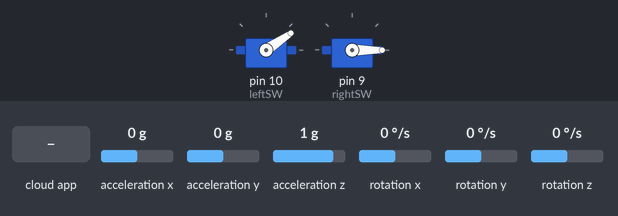
Bench run of a sketch on a simulated Arduino Uno, built with avr-gcc and run on an emulated ATmega328P. On the bench: 2 × servo. The inputs (shaded band) are chosen by the test bench; at power-on: acceleration x 0 g, acceleration y 0 g, acceleration z 1 g, rotation x 0 °/s, rotation y 0 °/s, rotation z 0 °/s. The ROS host is connected and sends only what is stated.

Above: at 1.2 s.
1.3 s: the phone or cloud app sets command to -100
At 2.2 s:
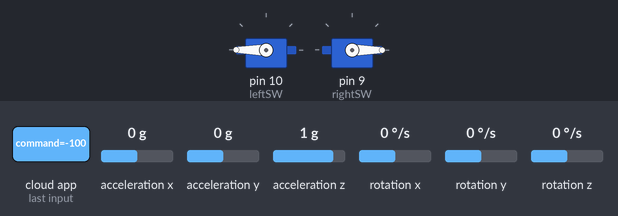
3.0 s: the phone or cloud app sets command to 0
At 4.2 s:
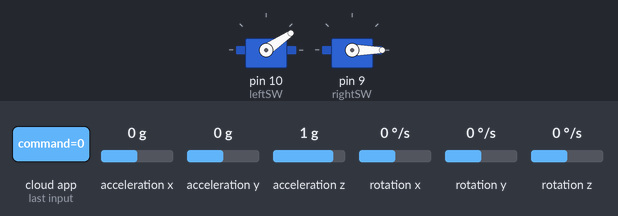
4.5 s: the phone or cloud app sets command to 100
At 5.2 s:
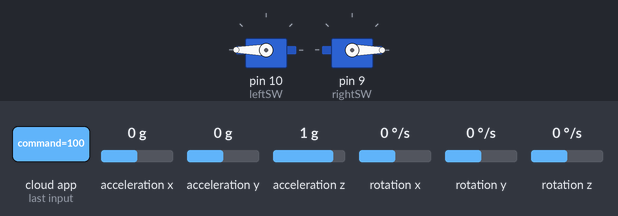
Timing chart, 0 to 7.5 s (numbered marks = the images above; inputs shaded):
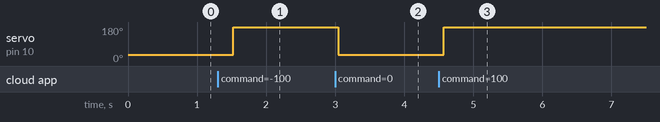

The sketch:

rectbot_firmware.ino
```cpp
#include <ros.h>
#include <sensor_msgs/Imu.h>
#include <Wire.h>
#include <SoftwareSerial.h>
#include "RoboClaw.h"
#include "MPU9250.h"
#include <Servo.h>
#include <geometry_msgs/Twist.h>
#include <geometry_msgs/TransformStamped.h>
#include <geometry_msgs/Quaternion.h>
#include <std_msgs/Float64.h>
#include <nav_msgs/Odometry.h>
#include <ros/time.h>
#include <tf/tf.h>
#include <tf/transform_broadcaster.h>

#define address 0x80
#define LOOPTIME 100

#define kp1 9.50428
#define ki1 1.03402
#define kd1 0.05
#define qpps1 3187

#define kp2 9.50428
#define ki2 1.32439
#define kd2 0.05
#define qpps2 3000

Servo leftSW;
Servo rightSW;
SoftwareSerial serial(11,12);
RoboClaw roboclaw(&serial,10000);
int32_t enc1, enc2, speed1, speed2;
double enc1new =0, enc2new =0, enc1old =0, enc2old =0;
double x=0,y=0,phi=0,vx=0,vy=0,vth=0, vl=0,vr=0;
double dx=0,dy=0,dphi=0;
unsigned long quakhu=0;
char base_footprint[] = "base_footprint";
char odom[] = "odom";
int r;
int l;
float rw=0;
float lw=0.6;
int lw_pos=34.38;
int rw_pos=0;

ros::NodeHandle  nh;
MPU9250 mpu;
//geometry_msgs::Twist twist_msg;
geometry_msgs::TransformStamped t;
geometry_msgs::Quaternion odom_quat;
tf::TransformBroadcaster broadcaster;
nav_msgs::Odometry odom_msg;
sensor_msgs::Imu imu_msg;
ros::Publisher odom_pub("odom", &odom_msg);
ros::Publisher imu_pub("imu", &imu_msg);


void twistCb(const geometry_msgs::Twist& cmd_vel ) {
  float v=cmd_vel.linear.x;
  float w=cmd_vel.angular.z;

  float v_r=((2*v)+(w*0.135))/2;
  float v_l=((2*v)-(w*0.135))/2;

  r=(v_r/(3.14*0.065))*1760;
  l=(v_l/(3.14*0.065))*1760;
}
ros::Subscriber<geometry_msgs::Twist> cmd_vel("cmd_vel", twistCb);

void leftwingCb(const std_msgs::Float64& left_wing){
  lw=left_wing.data;
  lw=abs(0.6-lw);
  lw_pos=lw*57.3;
}
ros::Subscriber<std_msgs::Float64> left_wing("rectbot/LeftWingJoint_PositionController/command", leftwingCb);

void rightwingCb(const std_msgs::Float64& right_wing){
  rw=right_wing.data;
  rw_pos=rw*57.3;
}
ros::Subscriber<std_msgs::Float64> right_wing("rectbot/RightWingJoint_PositionController/command", rightwingCb);

void setup() {
  // put your setup code here, to run once:
  nh.getHardware()->setBaud(57600);
  nh.initNode();
  broadcaster.init(nh);
  nh.subscribe(cmd_vel);
  nh.subscribe(left_wing);
  nh.subscribe(right_wing);
  nh.advertise(odom_pub);
  nh.advertise(imu_pub);
  roboclaw.begin(38400);
  roboclaw.SetM1VelocityPID(address,kp1,ki1,kd1,qpps1);
  roboclaw.SetM2VelocityPID(address,kp2,ki2,kd2,qpps2);
  Wire.begin();
  mpu.setup();
}

void loop() {
  nh.spinOnce();
  enc1= roboclaw.ReadEncM1(address);
  enc2= roboclaw.ReadEncM2(address);
  enc1new= enc1 - enc1old;
  enc2new= enc2 - enc2old;
  double D_l= (0.065*3.14*(enc1new/1760));
  double D_r= (0.065*3.14*(enc2new/1760));
  double v= (D_l + D_r)/2;
  double w= (D_r - D_l)/0.135;
//  if (D_l >= 0){
//    vl=roboclaw.ReadSpeedM1(address);
//  }else{
//    vl=-roboclaw.ReadSpeedM1(address);
//  }
//  if(D_r >=0){
//    vr=roboclaw.ReadSpeedM2(address);
//  }else{
//    vr=-roboclaw.ReadSpeedM2(address);
//  }
//  vx=((0.065*3.14*(vl/1760)) + (0.065*3.14*(vr/1760)))/2;
//  vy=0;
//  vth=((0.065*3.14*(vr/1760)) - (0.065*3.14*(vl/1760)))/0.135;

  dphi =w;
  if (enc1new==enc2new){
    dx   =v*cos(w);
    dy   =v*sin(w);

    x=x + dx;
    y=y + dy;
  }else{
    dx=(v/w)*(sin(dphi+phi)-sin(phi));
    dy=(v/w)*(cos(dphi+phi)-cos(phi));

    x=x + dx;
    y=y - dy;
  }
  phi=phi + dphi;

  if(phi>=6.28)
  {
    phi=phi-6.28;
  }
  if(phi<=-6.28)
  {
    phi=phi+6.28;
  }
  enc1old = enc1;
  enc2old = enc2;
  roboclaw.SpeedM1(address,l);
  roboclaw.SpeedM2(address,r);
  PubOdom();
  PubIMU();
  wingservo();
  //delay(10);
}

void wingservo(){
  leftSW.attach(10);
  rightSW.attach(9);
  leftSW.write(lw_pos);
  rightSW.write(rw_pos);
  delay(100);
  leftSW.detach();
  rightSW.detach();
}

void PubOdom(){
  t.header.stamp = nh.now();
  t.header.frame_id = odom;
  t.child_frame_id = "base_footprint";
  t.transform.translation.x = x;
  t.transform.translation.y = y;
  t.transform.translation.z = 0;
  odom_quat= tf::createQuaternionFromYaw(phi);

  t.transform.rotation = odom_quat;
  broadcaster.sendTransform(t);
  nh.spinOnce();

  odom_msg.header.stamp = nh.now();
  odom_msg.header.frame_id = "odom";
  odom_msg.child_frame_id = "base_footprint";
  odom_msg.pose.pose.position.x = x;
  odom_msg.pose.pose.position.y = y;
  odom_msg.pose.pose.position.z = 0.0;
  odom_msg.pose.pose.orientation =  odom_quat;

//  odom_msg.twist.twist.linear.x=vx;
//  odom_msg.twist.twist.linear.y=vy;
//  odom_msg.twist.twist.angular.z=vth;
  odom_pub.publish(&odom_msg);
  nh.spinOnce();
}

void PubIMU(){
  mpu.update();
  imu_msg.orientation.x = mpu.getQuaternion(1);
  imu_msg.orientation.y = mpu.getQuaternion(2);
  imu_msg.orientation.z = mpu.getQuaternion(3);
  imu_msg.orientation.w = mpu.getQuaternion(0);
  imu_msg.angular_velocity.x = mpu.getGyro(0);
  imu_msg.angular_velocity.y = mpu.getGyro(1);
  imu_msg.angular_velocity.z = mpu.getGyro(2);
  imu_msg.linear_acceleration.x = mpu.getAcc(0);
  imu_msg.linear_acceleration.y = mpu.getAcc(1);
  imu_msg.linear_acceleration.z = mpu.getAcc(2);

  imu_msg.header.seq++;
  imu_msg.header.stamp = nh.now();
  imu_msg.header.frame_id = "imu_link";

  imu_pub.publish(&imu_msg);
  nh.spinOnce();
}
```

Measured:
- after the input at 1.3 s, servo on pin 10 (leftSW): 34° → 180° after 0.22 s
- after the input at 3.0 s, servo on pin 10 (leftSW): 180° → 34° after 0.05 s
- after the input at 4.5 s, servo on pin 10 (leftSW): 34° → 180° after 0.07 s
